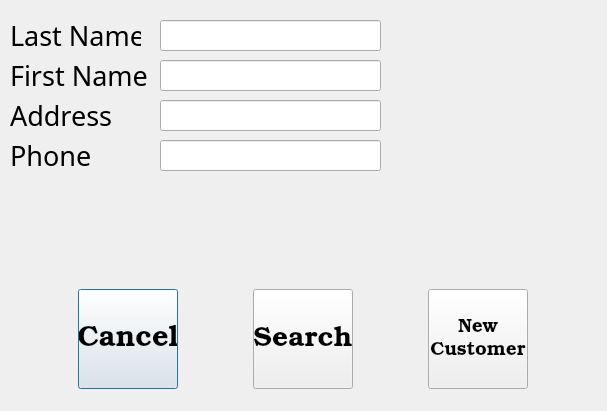
<?xml version="1.0" encoding="UTF-8"?>
<ui version="4.0">
 <class>customer_lookup_dialog</class>
 <widget class="QDialog" name="customer_lookup_dialog">
  <property name="geometry">
   <rect>
    <x>0</x>
    <y>0</y>
    <width>607</width>
    <height>411</height>
   </rect>
  </property>
  <property name="font">
   <font>
    <family>Book Antiqua</family>
    <pointsize>20</pointsize>
   </font>
  </property>
  <property name="windowTitle">
   <string>Customer Lookup</string>
  </property>
  <widget class="QLabel" name="lbl_lname">
   <property name="geometry">
    <rect>
     <x>10</x>
     <y>10</y>
     <width>131</width>
     <height>51</height>
    </rect>
   </property>
   <property name="text">
    <string>Last Name</string>
   </property>
  </widget>
  <widget class="QLabel" name="lbl_fname">
   <property name="geometry">
    <rect>
     <x>10</x>
     <y>50</y>
     <width>141</width>
     <height>51</height>
    </rect>
   </property>
   <property name="text">
    <string>First Name</string>
   </property>
  </widget>
  <widget class="QLabel" name="lbl_address">
   <property name="geometry">
    <rect>
     <x>10</x>
     <y>90</y>
     <width>131</width>
     <height>51</height>
    </rect>
   </property>
   <property name="text">
    <string>Address</string>
   </property>
  </widget>
  <widget class="QLabel" name="lbl_phone">
   <property name="geometry">
    <rect>
     <x>10</x>
     <y>130</y>
     <width>131</width>
     <height>51</height>
    </rect>
   </property>
   <property name="text">
    <string>Phone</string>
   </property>
  </widget>
  <widget class="QLineEdit" name="line_lname">
   <property name="geometry">
    <rect>
     <x>160</x>
     <y>20</y>
     <width>221</width>
     <height>31</height>
    </rect>
   </property>
  </widget>
  <widget class="QLineEdit" name="line_fname">
   <property name="geometry">
    <rect>
     <x>160</x>
     <y>60</y>
     <width>221</width>
     <height>31</height>
    </rect>
   </property>
  </widget>
  <widget class="QLineEdit" name="line_address">
   <property name="geometry">
    <rect>
     <x>160</x>
     <y>100</y>
     <width>221</width>
     <height>31</height>
    </rect>
   </property>
  </widget>
  <widget class="QLineEdit" name="line_phone">
   <property name="geometry">
    <rect>
     <x>160</x>
     <y>140</y>
     <width>221</width>
     <height>31</height>
    </rect>
   </property>
  </widget>
  <widget class="QWidget" name="horizontalLayoutWidget">
   <property name="geometry">
    <rect>
     <x>9</x>
     <y>279</y>
     <width>591</width>
     <height>121</height>
    </rect>
   </property>
   <layout class="QHBoxLayout" name="horizontalLayout">
    <item>
     <widget class="QPushButton" name="btn_cancel">
      <property name="sizePolicy">
       <sizepolicy hsizetype="Preferred" vsizetype="Preferred">
        <horstretch>0</horstretch>
        <verstretch>20</verstretch>
       </sizepolicy>
      </property>
      <property name="minimumSize">
       <size>
        <width>100</width>
        <height>100</height>
       </size>
      </property>
      <property name="maximumSize">
       <size>
        <width>100</width>
        <height>100</height>
       </size>
      </property>
      <property name="baseSize">
       <size>
        <width>12</width>
        <height>2</height>
       </size>
      </property>
      <property name="font">
       <font>
        <family>Bookman Old Style</family>
        <pointsize>22</pointsize>
        <stylestrategy>PreferAntialias</stylestrategy>
       </font>
      </property>
      <property name="text">
       <string>Cancel</string>
      </property>
     </widget>
    </item>
    <item>
     <widget class="QPushButton" name="btn_search">
      <property name="sizePolicy">
       <sizepolicy hsizetype="Preferred" vsizetype="Preferred">
        <horstretch>0</horstretch>
        <verstretch>20</verstretch>
       </sizepolicy>
      </property>
      <property name="minimumSize">
       <size>
        <width>100</width>
        <height>100</height>
       </size>
      </property>
      <property name="maximumSize">
       <size>
        <width>100</width>
        <height>100</height>
       </size>
      </property>
      <property name="baseSize">
       <size>
        <width>12</width>
        <height>2</height>
       </size>
      </property>
      <property name="font">
       <font>
        <family>Bookman Old Style</family>
        <pointsize>21</pointsize>
        <stylestrategy>PreferAntialias</stylestrategy>
       </font>
      </property>
      <property name="text">
       <string>Search</string>
      </property>
     </widget>
    </item>
    <item>
     <widget class="QPushButton" name="btn_new_customer">
      <property name="sizePolicy">
       <sizepolicy hsizetype="Preferred" vsizetype="Preferred">
        <horstretch>0</horstretch>
        <verstretch>20</verstretch>
       </sizepolicy>
      </property>
      <property name="minimumSize">
       <size>
        <width>100</width>
        <height>100</height>
       </size>
      </property>
      <property name="maximumSize">
       <size>
        <width>100</width>
        <height>100</height>
       </size>
      </property>
      <property name="baseSize">
       <size>
        <width>12</width>
        <height>2</height>
       </size>
      </property>
      <property name="font">
       <font>
        <family>Bookman Old Style</family>
        <pointsize>14</pointsize>
        <stylestrategy>PreferAntialias</stylestrategy>
       </font>
      </property>
      <property name="text">
       <string>New
Customer</string>
      </property>
     </widget>
    </item>
   </layout>
  </widget>
 </widget>
 <resources/>
 <connections/>
</ui>
